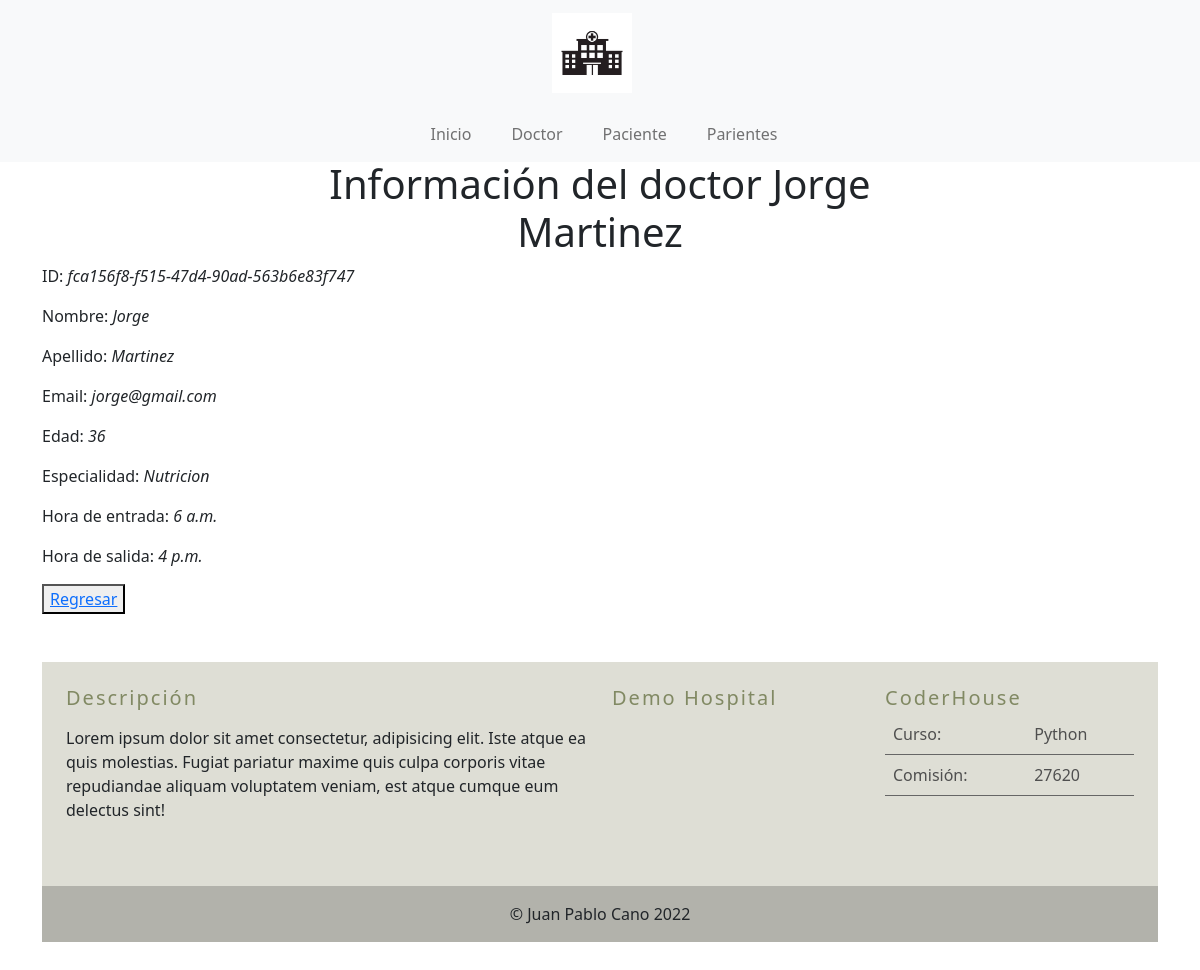
The app's page /hospital/doctor/fca156f8f51547d490ad563b6e83f747 with its own data.
### hospitalApp/models.py (models this page shows, shortened)
class Doctor(models.Model):
    id = models.UUIDField(default=uuid.uuid4, editable=False, primary_key=True)
    name = models.CharField(max_length=255)
    last_name = models.CharField(max_length=255)
    email = models.EmailField(max_length=255)
    age = models.IntegerField()
    specialty = models.CharField(max_length=255)
    entrance_time = models.TimeField()
    exit_time = models.TimeField()

### hospitalApp/views.py (the view)
# urls.py: path('doctor/<pk>', DoctorDetail.as_view(), name='doctor_detail'),
class DoctorDetail(DetailView):
    model = Doctor
    template_name = 'hospitalApp/doctor_detail.html'

### hospitalApp/templates/hospitalApp/doctor_detail.html
{% extends "hospitalApp/base.html" %}
{% load static %}
{% block title %}
<h1>
    Información del doctor {{ doctor.name }} {{ doctor.last_name }}
</h1>
{% endblock %}
{% block bodyContext %}
<p>ID: <i>{{ doctor.id }}</i></p>
<p>Nombre: <i>{{ doctor.name }}</i></p>
<p>Apellido: <i>{{ doctor.last_name }}</i></p>
<p>Email: <i>{{ doctor.email }}</i></p>
<p>Edad: <i>{{ doctor.age }}</i></p>
<p>Especialidad: <i>{{ doctor.specialty }}</i></p>
<p>Hora de entrada: <i>{{ doctor.entrance_time }}</i></p>
<p>Hora de salida: <i>{{ doctor.exit_time }}</i></p>
<button>
    <a href="{% url 'doctors_list' %}">Regresar</a>
</button>
{% endblock %}

### hospitalApp/static/css/styles.css (style rules this page uses)
body { margin-top: 10rem }

### records on screen
Doctor: name "Jorge", last_name "Martinez", id "fca156f8-f515-47d4-90ad-563b6e83f747", email "jorge@gmail.com", age "36", specialty "Nutricion", entrance_time "6 a.m.", exit_time "4 p.m."
